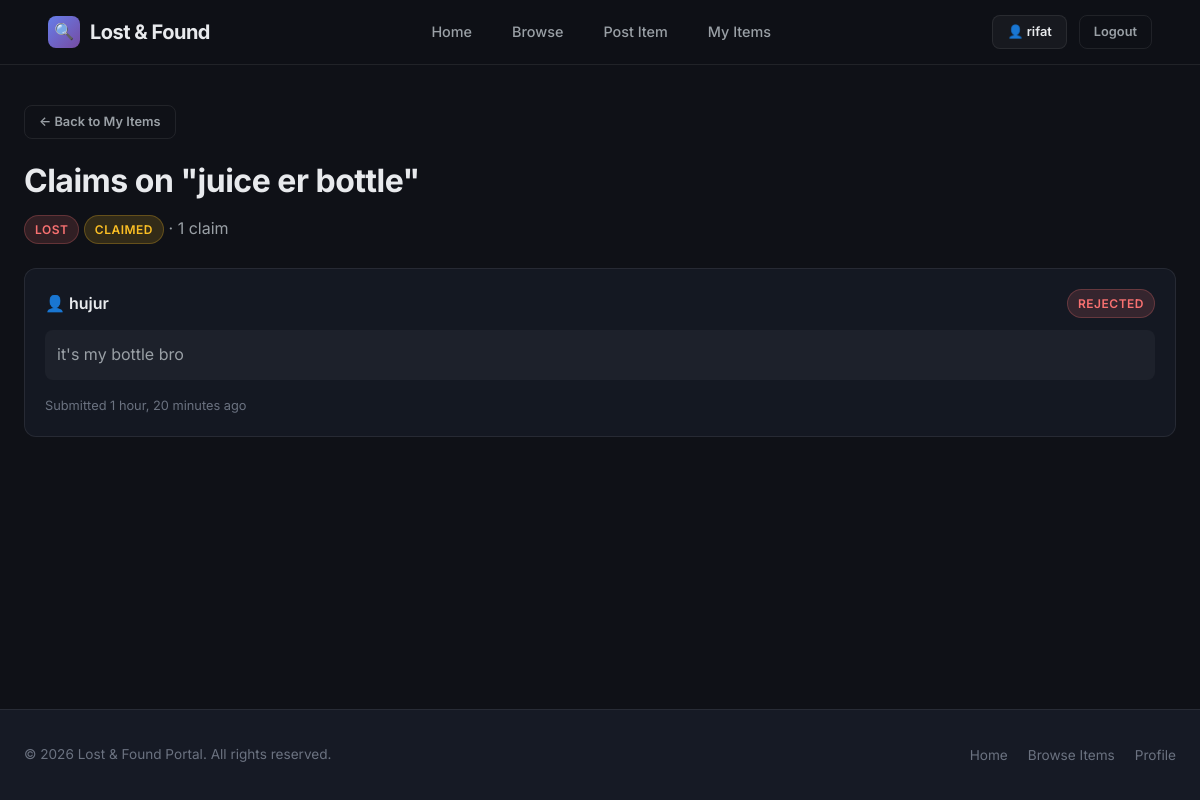
/items/1/claims/ (signed in), run on the app's committed database.
### items/models.py (models this page shows, shortened)
class Item(models.Model):
    CATEGORY_CHOICES = [
        ('electronics', 'Electronics'),
        ('documents', 'Documents'),
        ('clothing', 'Clothing'),
        ('accessories', 'Accessories'),
        ('keys', 'Keys'),
        ('bags', 'Bags & Wallets'),
        ('others', 'Others'),
    ]
    TYPE_CHOICES = [
        ('lost', 'Lost'),
        ('found', 'Found'),
    ]
    STATUS_CHOICES = [
        ('active', 'Active'),
        ('claimed', 'Claimed'),
        ('closed', 'Closed'),
    ]
    user = models.ForeignKey(User, on_delete=models.CASCADE, related_name='items')
    title = models.CharField(max_length=200)
    description = models.TextField()
    category = models.CharField(max_length=20, choices=CATEGORY_CHOICES, default='others')
    item_type = models.CharField(max_length=10, choices=TYPE_CHOICES)
    location = models.CharField(max_length=200)
    date_reported = models.DateField()
    image = models.ImageField(upload_to='items/', blank=True, null=True)
    status = models.CharField(max_length=10, choices=STATUS_CHOICES, default='active')
    created_at = models.DateTimeField(auto_now_add=True)
    updated_at = models.DateTimeField(auto_now=True)
    class Meta:
        ordering = ['-created_at']

class ClaimRequest(models.Model):
    STATUS_CHOICES = [
        ('pending', 'Pending'),
        ('approved', 'Approved'),
        ('rejected', 'Rejected'),
    ]
    item = models.ForeignKey(Item, on_delete=models.CASCADE, related_name='claims')
    claimant = models.ForeignKey(User, on_delete=models.CASCADE, related_name='claims')
    message = models.TextField(help_text='Describe why you believe this item belongs to you')
    status = models.CharField(max_length=10, choices=STATUS_CHOICES, default='pending')
    created_at = models.DateTimeField(auto_now_add=True)
    class Meta:
        ordering = ['-created_at']

### items/views.py (the view)
# urls.py: path('items/<int:pk>/claims/', views.manage_claims, name='manage_claims'),
@login_required
def manage_claims(request, pk):
    item = get_object_or_404(Item, pk=pk, user=request.user)
    claims = item.claims.all()
    context = {'item': item, 'claims': claims}
    return render(request, 'items/manage_claims.html', context)

### templates/items/manage_claims.html (shortened to what this page needs)
{% extends 'base.html' %}
{% block content %}
<div class="container">
    <div class="page-header">
        <a href="{% url 'my_items' %}" class="btn btn-outline btn-sm">← Back to My Items</a>
        <h1 style="margin-top: 16px;">Claims on "{{ item.title }}"</h1>
        <p>
            <span class="badge badge-{{ item.item_type }}">{{ item.get_item_type_display }}</span>
            <span class="badge badge-{{ item.status }}">{{ item.get_status_display }}</span>
            · {{ claims.count }} claim{{ claims.count|pluralize }}
        </p>
    </div>
    {% if claims %}
    <div class="claims-list">
        {% for claim in claims %}
        <div class="claim-card">
            <div class="claim-header">
                <span class="claim-user">👤 {{ claim.claimant.username }}</span>
                <span class="badge badge-{{ claim.status }}">{{ claim.get_status_display }}</span>
            </div>
            <div class="claim-message">{{ claim.message }}</div>
            <div style="display: flex; justify-content: space-between; align-items: center;">
                <span style="font-size: 0.8rem; color: var(--text-muted);">
                    Submitted {{ claim.created_at|timesince }} ago
                </span>
            </div>
        </div>
        {% endfor %}
    </div>
    {% endif %}
</div>
{% endblock %}

### templates/base.html (shortened to what this page needs)
{% load static %}
<!DOCTYPE html>
<html lang="en">
<head>
    <link rel="stylesheet" href="{% static 'css/style.css' %}">
</head>
<body>
    <nav class="navbar">
        <div class="container">
            <a href="{% url 'home' %}" class="navbar-brand">
                <span class="brand-icon">🔍</span>
                Lost &amp; Found
            </a>
            <ul class="navbar-links">
                <li><a href="{% url 'home' %}" {% if request.resolver_match.url_name == 'home' %}class="active"{% endif %}>Home</a></li>
                <li><a href="{% url 'item_list' %}" {% if request.resolver_match.url_name == 'item_list' %}class="active"{% endif %}>Browse</a></li>
                {% if user.is_authenticated %}
                <li><a href="{% url 'item_create' %}" {% if request.resolver_match.url_name == 'item_create' %}class="active"{% endif %}>Post Item</a></li>
                <li><a href="{% url 'my_items' %}" {% if request.resolver_match.url_name == 'my_items' %}class="active"{% endif %}>My Items</a></li>
                {% endif %}
            </ul>
            <div class="navbar-auth">
                {% if user.is_authenticated %}
                    <a href="{% url 'profile' %}" class="btn btn-secondary btn-sm">👤 {{ user.username }}</a>
                    <a href="{% url 'logout' %}" class="btn btn-outline btn-sm">Logout</a>
                {% else %}
                    <a href="{% url 'login' %}" class="btn btn-secondary btn-sm">Login</a>
                    <a href="{% url 'register' %}" class="btn btn-primary btn-sm">Sign Up</a>
                {% endif %}
            </div>
        </div>
    </nav>
    <main>
        {% block content %}{% endblock %}
    </main>
    <footer class="footer">
        <div class="container">
            <div class="footer-content">
                <span class="footer-text">© 2026 Lost & Found Portal. All rights reserved.</span>
                <ul class="footer-links">
                    <li><a href="{% url 'home' %}">Home</a></li>
                    <li><a href="{% url 'item_list' %}">Browse Items</a></li>
                    {% if user.is_authenticated %}
                    <li><a href="{% url 'profile' %}">Profile</a></li>
                    {% endif %}
                </ul>
            </div>
        </div>
    </footer>
</body>
</html>

### data on the page
Item: title "juice er bottle", item_type "LOST", status "CLAIMED", count "1"
ClaimRequest: claimant.username "hujur", status "REJECTED", message "it's my bottle bro", created_at "1 hour, 20 minutes"

### other printed values
{{ user.username }} "rifat"
